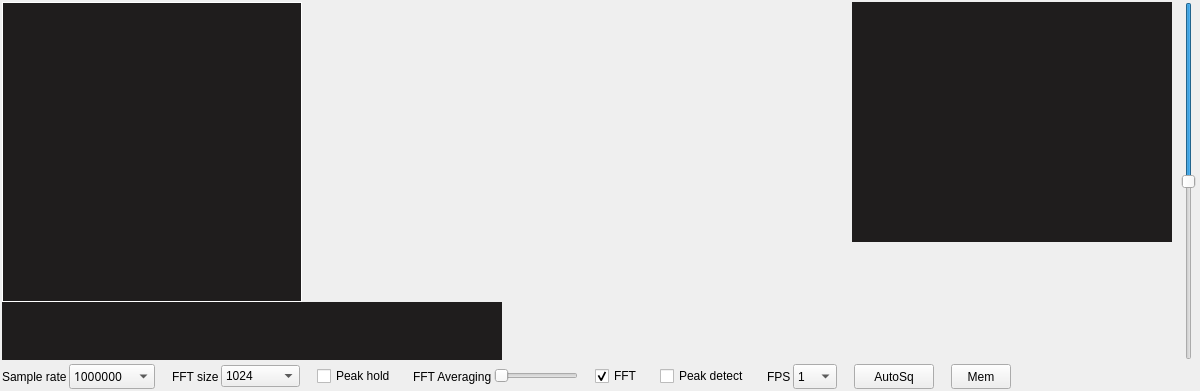
         <widget class="QFrame" name="plotterContainer">
          <property name="geometry">
           <rect>
            <x>0</x>
            <y>0</y>
            <width>1200</width>
            <height>391</height>
           </rect>
          </property>
          <property name="sizePolicy">
           <sizepolicy hsizetype="MinimumExpanding" vsizetype="MinimumExpanding">
            <horstretch>0</horstretch>
            <verstretch>0</verstretch>
           </sizepolicy>
          </property>
          <property name="minimumSize">
           <size>
            <width>400</width>
            <height>200</height>
           </size>
          </property>
          <layout class="QGridLayout" name="gridLayout_6">
           <property name="sizeConstraint">
            <enum>QLayout::SetMaximumSize</enum>
           </property>
           <property name="leftMargin">
            <number>2</number>
           </property>
           <property name="topMargin">
            <number>2</number>
           </property>
           <property name="rightMargin">
            <number>4</number>
           </property>
           <property name="bottomMargin">
            <number>1</number>
           </property>
           <property name="horizontalSpacing">
            <number>3</number>
           </property>
           <property name="verticalSpacing">
            <number>2</number>
           </property>
           <item row="0" column="2">
            <widget class="QSlider" name="panadapterSlider">
             <property name="toolTip">
              <string>Panadapter/Waterfall size</string>
             </property>
             <property name="whatsThis">
              <string>Panadapter/Waterfall size</string>
             </property>
             <property name="maximum">
              <number>100</number>
             </property>
             <property name="value">
              <number>50</number>
             </property>
             <property name="orientation">
              <enum>Qt::Vertical</enum>
             </property>
             <property name="invertedAppearance">
              <bool>true</bool>
             </property>
             <property name="invertedControls">
              <bool>false</bool>
             </property>
            </widget>
           </item>
           <item row="0" column="1">
            <widget class="CPlotter" name="plotterFrame">
             <property name="sizePolicy">
              <sizepolicy hsizetype="MinimumExpanding" vsizetype="MinimumExpanding">
               <horstretch>0</horstretch>
               <verstretch>0</verstretch>
              </sizepolicy>
             </property>
             <property name="minimumSize">
              <size>
               <width>500</width>
               <height>300</height>
              </size>
             </property>
             <property name="maximumSize">
              <size>
               <width>32764</width>
               <height>32764</height>
              </size>
             </property>
             <property name="styleSheet">
              <string notr="true">font: 10pt &quot;Sans Serif&quot;;
QToolTip {
font: 12pt &quot;Sans Serif&quot;;
color:white;
 border-width:0px; s
border-style:solid; 
background-color:black;
}</string>
             </property>
             <widget class="QFrame" name="constellationDisplay">
              <property name="geometry">
               <rect>
                <x>0</x>
                <y>0</y>
                <width>300</width>
                <height>300</height>
               </rect>
              </property>
              <property name="sizePolicy">
               <sizepolicy hsizetype="Fixed" vsizetype="Fixed">
                <horstretch>0</horstretch>
                <verstretch>0</verstretch>
               </sizepolicy>
              </property>
              <property name="minimumSize">
               <size>
                <width>300</width>
                <height>300</height>
               </size>
              </property>
              <property name="maximumSize">
               <size>
                <width>300</width>
                <height>300</height>
               </size>
              </property>
              <property name="styleSheet">
               <string notr="true">border: 1px solid white;
background-color: #1F1D1D;</string>
              </property>
              <property name="frameShape">
               <enum>QFrame::StyledPanel</enum>
              </property>
              <property name="frameShadow">
               <enum>QFrame::Raised</enum>
              </property>
              <widget class="QLabel" name="constellationLabel">
               <property name="geometry">
                <rect>
                 <x>0</x>
                 <y>0</y>
                 <width>300</width>
                 <height>300</height>
                </rect>
               </property>
               <property name="toolTip">
                <string>Constellation display</string>
               </property>
               <property name="text">
                <string/>
               </property>
              </widget>
             </widget>
             <widget class="QFrame" name="videoFrame">
              <property name="geometry">
               <rect>
                <x>850</x>
                <y>0</y>
                <width>320</width>
                <height>240</height>
               </rect>
              </property>
              <property name="sizePolicy">
               <sizepolicy hsizetype="Fixed" vsizetype="Fixed">
                <horstretch>0</horstretch>
                <verstretch>0</verstretch>
               </sizepolicy>
              </property>
              <property name="styleSheet">
               <string notr="true">border: 0px solid black;
background-color: #1F1D1D;</string>
              </property>
              <property name="frameShape">
               <enum>QFrame::NoFrame</enum>
              </property>
              <property name="frameShadow">
               <enum>QFrame::Plain</enum>
              </property>
              <property name="lineWidth">
               <number>0</number>
              </property>
              <widget class="QLabel" name="videoLabel">
               <property name="geometry">
                <rect>
                 <x>0</x>
                 <y>0</y>
                 <width>320</width>
                 <height>240</height>
                </rect>
               </property>
               <property name="sizePolicy">
                <sizepolicy hsizetype="Fixed" vsizetype="Fixed">
                 <horstretch>0</horstretch>
                 <verstretch>0</verstretch>
                </sizepolicy>
               </property>
               <property name="minimumSize">
                <size>
                 <width>320</width>
                 <height>240</height>
                </size>
               </property>
               <property name="maximumSize">
                <size>
                 <width>320</width>
                 <height>240</height>
                </size>
               </property>
               <property name="styleSheet">
                <string notr="true">border: 0px black;</string>
               </property>
               <property name="frameShape">
                <enum>QFrame::NoFrame</enum>
               </property>
               <property name="frameShadow">
                <enum>QFrame::Plain</enum>
               </property>
               <property name="lineWidth">
                <number>0</number>
               </property>
               <property name="midLineWidth">
                <number>0</number>
               </property>
               <property name="text">
                <string/>
               </property>
               <property name="alignment">
                <set>Qt::AlignCenter</set>
               </property>
              </widget>
             </widget>
             <widget class="QTextEdit" name="secondaryTextDisplay">
              <property name="geometry">
               <rect>
                <x>0</x>
                <y>300</y>
                <width>500</width>
                <height>100</height>
               </rect>
              </property>
              <property name="sizePolicy">
               <sizepolicy hsizetype="Fixed" vsizetype="Fixed">
                <horstretch>0</horstretch>
                <verstretch>0</verstretch>
               </sizepolicy>
              </property>
              <property name="styleSheet">
               <string notr="true">border: 0px solid white;
font: oblique 8pt &quot;Sans Serif&quot;;
background-color: #1F1D1D;
color: rgb(255, 255, 255);</string>
              </property>
              <property name="lineWidth">
               <number>3</number>
              </property>
              <property name="horizontalScrollBarPolicy">
               <enum>Qt::ScrollBarAlwaysOff</enum>
              </property>
             </widget>
            </widget>
           </item>
           <item row="1" column="1">
            <layout class="QHBoxLayout" name="horizontalLayout_2" stretch="0,0,0,0,0,0,0,0,0,0,0,0,0,0,0,0,0,0,0,0,0,0">
             <property name="spacing">
              <number>2</number>
             </property>
             <property name="sizeConstraint">
              <enum>QLayout::SetMaximumSize</enum>
             </property>
             <property name="topMargin">
              <number>2</number>
             </property>
             <property name="bottomMargin">
              <number>1</number>
             </property>
             <item>
              <widget class="QLabel" name="label_16">
               <property name="styleSheet">
                <string notr="true">font: 8pt &quot;Sans Serif&quot;;
</string>
               </property>
               <property name="text">
                <string>Sample rate</string>
               </property>
              </widget>
             </item>
             <item>
              <widget class="QComboBox" name="sampleRateBox">
               <property name="font">
                <font>
                 <family>Sans Serif</family>
                 <pointsize>9</pointsize>
                 <weight>50</weight>
                 <italic>false</italic>
                 <bold>false</bold>
                </font>
               </property>
               <property name="toolTip">
                <string>Set sample rate</string>
               </property>
               <property name="styleSheet">
                <string notr="true">font: 9pt &quot;Sans Serif&quot;;
</string>
               </property>
               <item>
                <property name="text">
                 <string>1000000</string>
                </property>
               </item>
               <item>
                <property name="text">
                 <string>2000000</string>
                </property>
               </item>
               <item>
                <property name="text">
                 <string>3000000</string>
                </property>
               </item>
               <item>
                <property name="text">
                 <string>4000000</string>
                </property>
               </item>
               <item>
                <property name="text">
                 <string>5000000</string>
                </property>
               </item>
               <item>
                <property name="text">
                 <string>6000000</string>
                </property>
               </item>
               <item>
                <property name="text">
                 <string>7000000</string>
                </property>
               </item>
               <item>
                <property name="text">
                 <string>8000000</string>
                </property>
               </item>
               <item>
                <property name="text">
                 <string>9000000</string>
                </property>
               </item>
               <item>
                <property name="text">
                 <string>10000000</string>
                </property>
               </item>
               <item>
                <property name="text">
                 <string>20000000</string>
                </property>
               </item>
               <item>
                <property name="text">
                 <string>30000000</string>
                </property>
               </item>
               <item>
                <property name="text">
                 <string>40000000</string>
                </property>
               </item>
               <item>
                <property name="text">
                 <string>50000000</string>
                </property>
               </item>
              </widget>
             </item>
             <item>
              <spacer name="horizontalSpacer_9">
               <property name="orientation">
                <enum>Qt::Horizontal</enum>
               </property>
               <property name="sizeType">
                <enum>QSizePolicy::Fixed</enum>
               </property>
               <property name="sizeHint" stdset="0">
                <size>
                 <width>15</width>
                 <height>10</height>
                </size>
               </property>
              </spacer>
             </item>
             <item>
              <widget class="QLabel" name="label_17">
               <property name="styleSheet">
                <string notr="true">font: 8pt &quot;Sans Serif&quot;;
</string>
               </property>
               <property name="text">
                <string>FFT size</string>
               </property>
              </widget>
             </item>
             <item>
              <widget class="QComboBox" name="fftSizeBox">
               <property name="toolTip">
                <string>Set FFT size</string>
               </property>
               <property name="styleSheet">
                <string notr="true">font: 9pt &quot;Sans Serif&quot;;</string>
               </property>
               <property name="currentIndex">
                <number>0</number>
               </property>
               <property name="maxVisibleItems">
                <number>15</number>
               </property>
               <item>
                <property name="text">
                 <string>1024</string>
                </property>
               </item>
               <item>
                <property name="text">
                 <string>2048</string>
                </property>
               </item>
               <item>
                <property name="text">
                 <string>4096</string>
                </property>
               </item>
               <item>
                <property name="text">
                 <string>8192</string>
                </property>
               </item>
               <item>
                <property name="text">
                 <string>16384</string>
                </property>
               </item>
               <item>
                <property name="text">
                 <string>32768</string>
                </property>
               </item>
               <item>
                <property name="text">
                 <string>65536</string>
                </property>
               </item>
               <item>
                <property name="text">
                 <string>131072</string>
                </property>
               </item>
               <item>
                <property name="text">
                 <string>262144</string>
                </property>
               </item>
               <item>
                <property name="text">
                 <string>524288</string>
                </property>
               </item>
               <item>
                <property name="text">
                 <string>1048576</string>
                </property>
               </item>
              </widget>
             </item>
             <item>
              <spacer name="horizontalSpacer_7">
               <property name="orientation">
                <enum>Qt::Horizontal</enum>
               </property>
               <property name="sizeType">
                <enum>QSizePolicy::Fixed</enum>
               </property>
               <property name="sizeHint" stdset="0">
                <size>
                 <width>15</width>
                 <height>20</height>
                </size>
               </property>
              </spacer>
             </item>
             <item>
              <widget class="QCheckBox" name="peakHoldCheckBox">
               <property name="toolTip">
                <string>FFT peak hold</string>
               </property>
               <property name="styleSheet">
                <string notr="true">font: 8pt &quot;Sans Serif&quot;;
</string>
               </property>
               <property name="text">
                <string>Peak hold</string>
               </property>
              </widget>
             </item>
             <item>
              <spacer name="horizontalSpacer">
               <property name="orientation">
                <enum>Qt::Horizontal</enum>
               </property>
               <property name="sizeType">
                <enum>QSizePolicy::Fixed</enum>
               </property>
               <property name="sizeHint" stdset="0">
                <size>
                 <width>15</width>
                 <height>20</height>
                </size>
               </property>
              </spacer>
             </item>
             <item>
              <widget class="QLabel" name="label_35">
               <property name="styleSheet">
                <string notr="true">font: 8pt &quot;Sans Serif&quot;;</string>
               </property>
               <property name="text">
                <string>FFT Averaging</string>
               </property>
              </widget>
             </item>
             <item>
              <widget class="QSlider" name="averagingSlider">
               <property name="sizePolicy">
                <sizepolicy hsizetype="Fixed" vsizetype="Fixed">
                 <horstretch>0</horstretch>
                 <verstretch>0</verstretch>
                </sizepolicy>
               </property>
               <property name="maximumSize">
                <size>
                 <width>16777215</width>
                 <height>20</height>
                </size>
               </property>
               <property name="toolTip">
                <string>Averaging</string>
               </property>
               <property name="minimum">
                <number>1</number>
               </property>
               <property name="maximum">
                <number>10</number>
               </property>
               <property name="pageStep">
                <number>1</number>
               </property>
               <property name="orientation">
                <enum>Qt::Horizontal</enum>
               </property>
              </widget>
             </item>
             <item>
              <spacer name="horizontalSpacer_2">
               <property name="orientation">
                <enum>Qt::Horizontal</enum>
               </property>
               <property name="sizeType">
                <enum>QSizePolicy::Fixed</enum>
               </property>
               <property name="sizeHint" stdset="0">
                <size>
                 <width>15</width>
                 <height>20</height>
                </size>
               </property>
              </spacer>
             </item>
             <item>
              <widget class="QCheckBox" name="fftEnableCheckBox">
               <property name="toolTip">
                <string>Disable FFT and Waterfall for extra CPU</string>
               </property>
               <property name="styleSheet">
                <string notr="true">font: 8pt &quot;Sans Serif&quot;;
</string>
               </property>
               <property name="text">
                <string>FFT</string>
               </property>
               <property name="checked">
                <bool>true</bool>
               </property>
              </widget>
             </item>
             <item>
              <spacer name="horizontalSpacer_3">
               <property name="orientation">
                <enum>Qt::Horizontal</enum>
               </property>
               <property name="sizeType">
                <enum>QSizePolicy::Fixed</enum>
               </property>
               <property name="sizeHint" stdset="0">
                <size>
                 <width>15</width>
                 <height>20</height>
                </size>
               </property>
              </spacer>
             </item>
             <item>
              <widget class="QCheckBox" name="peakDetectCheckBox">
               <property name="styleSheet">
                <string notr="true">font: 8pt &quot;Sans Serif&quot;;</string>
               </property>
               <property name="text">
                <string>Peak detect</string>
               </property>
              </widget>
             </item>
             <item>
              <spacer name="horizontalSpacer_4">
               <property name="orientation">
                <enum>Qt::Horizontal</enum>
               </property>
               <property name="sizeType">
                <enum>QSizePolicy::Fixed</enum>
               </property>
               <property name="sizeHint" stdset="0">
                <size>
                 <width>15</width>
                 <height>20</height>
                </size>
               </property>
              </spacer>
             </item>
             <item>
              <widget class="QLabel" name="label_13">
               <property name="styleSheet">
                <string notr="true">font: 8pt &quot;Sans Serif&quot;;</string>
               </property>
               <property name="text">
                <string>FPS</string>
               </property>
              </widget>
             </item>
             <item>
              <widget class="QComboBox" name="fpsBox">
               <property name="sizePolicy">
                <sizepolicy hsizetype="Fixed" vsizetype="Fixed">
                 <horstretch>0</horstretch>
                 <verstretch>0</verstretch>
                </sizepolicy>
               </property>
               <property name="maximumSize">
                <size>
                 <width>80</width>
                 <height>30</height>
                </size>
               </property>
               <property name="toolTip">
                <string>Waterfall FPS</string>
               </property>
               <property name="styleSheet">
                <string notr="true">font: 8pt &quot;Sans Serif&quot;;
</string>
               </property>
               <property name="currentIndex">
                <number>0</number>
               </property>
               <item>
                <property name="text">
                 <string>1</string>
                </property>
               </item>
               <item>
                <property name="text">
                 <string>5</string>
                </property>
               </item>
               <item>
                <property name="text">
                 <string>10</string>
                </property>
               </item>
               <item>
                <property name="text">
                 <string>15</string>
                </property>
               </item>
               <item>
                <property name="text">
                 <string>20</string>
                </property>
               </item>
               <item>
                <property name="text">
                 <string>25</string>
                </property>
               </item>
               <item>
                <property name="text">
                 <string>30</string>
                </property>
               </item>
               <item>
                <property name="text">
                 <string>35</string>
                </property>
               </item>
               <item>
                <property name="text">
                 <string>40</string>
                </property>
               </item>
               <item>
                <property name="text">
                 <string>45</string>
                </property>
               </item>
               <item>
                <property name="text">
                 <string>50</string>
                </property>
               </item>
              </widget>
             </item>
             <item>
              <spacer name="horizontalSpacer_11">
               <property name="orientation">
                <enum>Qt::Horizontal</enum>
               </property>
               <property name="sizeType">
                <enum>QSizePolicy::Fixed</enum>
               </property>
               <property name="sizeHint" stdset="0">
                <size>
                 <width>15</width>
                 <height>20</height>
                </size>
               </property>
              </spacer>
             </item>
             <item>
              <widget class="QPushButton" name="autoSquelchButton">
               <property name="sizePolicy">
                <sizepolicy hsizetype="Fixed" vsizetype="Fixed">
                 <horstretch>0</horstretch>
                 <verstretch>0</verstretch>
                </sizepolicy>
               </property>
               <property name="maximumSize">
                <size>
                 <width>80</width>
                 <height>28</height>
                </size>
               </property>
               <property name="toolTip">
                <string>Automatic squelch</string>
               </property>
               <property name="styleSheet">
                <string notr="true">font: 8pt &quot;Sans Serif&quot;;</string>
               </property>
               <property name="text">
                <string>AutoSq</string>
               </property>
              </widget>
             </item>
             <item>
              <spacer name="horizontalSpacer_5">
               <property name="orientation">
                <enum>Qt::Horizontal</enum>
               </property>
               <property name="sizeType">
                <enum>QSizePolicy::Fixed</enum>
               </property>
               <property name="sizeHint" stdset="0">
                <size>
                 <width>15</width>
                 <height>20</height>
                </size>
               </property>
              </spacer>
             </item>
             <item>
              <widget class="QPushButton" name="memoriesButton">
               <property name="sizePolicy">
                <sizepolicy hsizetype="Fixed" vsizetype="Fixed">
                 <horstretch>0</horstretch>
                 <verstretch>0</verstretch>
                </sizepolicy>
               </property>
               <property name="maximumSize">
                <size>
                 <width>60</width>
                 <height>28</height>
                </size>
               </property>
               <property name="toolTip">
                <string>&lt;html&gt;&lt;head/&gt;&lt;body&gt;&lt;p&gt;Memory channels&lt;/p&gt;&lt;/body&gt;&lt;/html&gt;</string>
               </property>
               <property name="text">
                <string>Mem</string>
               </property>
               <property name="checkable">
                <bool>true</bool>
               </property>
              </widget>
             </item>
             <item>
              <spacer name="horizontalSpacer_8">
               <property name="orientation">
                <enum>Qt::Horizontal</enum>
               </property>
               <property name="sizeHint" stdset="0">
                <size>
                 <width>40</width>
                 <height>20</height>
                </size>
               </property>
              </spacer>
             </item>
            </layout>
           </item>
          </layout>
         </widget>
